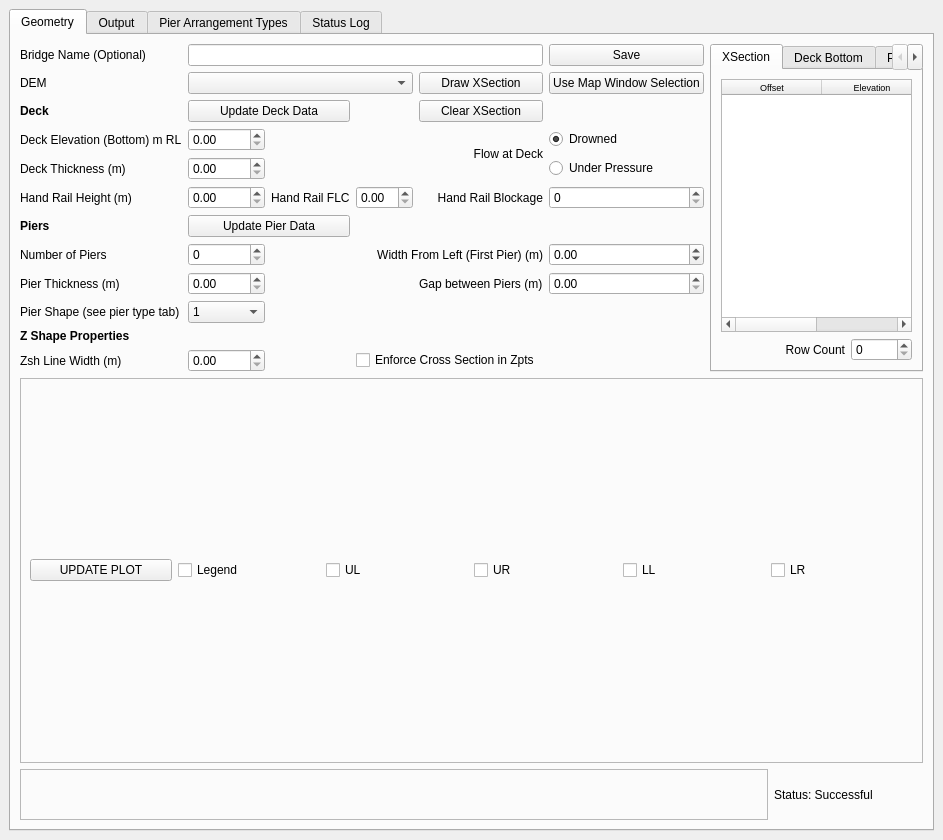
<?xml version="1.0" encoding="UTF-8"?>
<ui version="4.0">
 <class>tuflowqgis_BridgeEditor</class>
 <widget class="QDockWidget" name="tuflowqgis_BridgeEditor">
  <property name="geometry">
   <rect>
    <x>0</x>
    <y>0</y>
    <width>943</width>
    <height>840</height>
   </rect>
  </property>
  <property name="windowTitle">
   <string>Bridge Editor</string>
  </property>
  <widget class="QWidget" name="dockWidgetContents">
   <layout class="QVBoxLayout" name="verticalLayout">
    <property name="sizeConstraint">
     <enum>QLayout::SetDefaultConstraint</enum>
    </property>
    <item>
     <widget class="QTabWidget" name="tabWidget">
      <property name="autoFillBackground">
       <bool>true</bool>
      </property>
      <property name="currentIndex">
       <number>0</number>
      </property>
      <widget class="QWidget" name="tab">
       <attribute name="title">
        <string>Geometry</string>
       </attribute>
       <layout class="QVBoxLayout" name="verticalLayout_2">
        <item>
         <layout class="QVBoxLayout" name="bridgeEditor_Layout" stretch="7,15,2">
          <item>
           <layout class="QHBoxLayout" name="bridgeProperties" stretch="0,5">
            <item>
             <layout class="QGridLayout" name="bridgeInputs" rowstretch="0,0,0,0,0,0,0,0,0,0,0,0,0" columnstretch="10,0,0,0,0,0">
              <item row="1" column="0" rowspan="2">
               <widget class="QLabel" name="label_5">
                <property name="text">
                 <string>DEM</string>
                </property>
               </widget>
              </item>
              <item row="5" column="0">
               <widget class="QLabel" name="label_10">
                <property name="text">
                 <string>Deck Thickness (m)</string>
                </property>
               </widget>
              </item>
              <item row="12" column="0">
               <widget class="QLabel" name="label_2">
                <property name="text">
                 <string>Zsh Line Width (m)</string>
                </property>
               </widget>
              </item>
              <item row="11" column="0" colspan="5">
               <widget class="QLabel" name="label">
                <property name="font">
                 <font>
                  <weight>75</weight>
                  <bold>true</bold>
                 </font>
                </property>
                <property name="text">
                 <string>Z Shape Properties</string>
                </property>
               </widget>
              </item>
              <item row="6" column="0">
               <widget class="QLabel" name="label_6">
                <property name="text">
                 <string>Hand Rail Height (m)</string>
                </property>
               </widget>
              </item>
              <item row="8" column="0">
               <widget class="QLabel" name="label_8">
                <property name="text">
                 <string>Number of Piers</string>
                </property>
               </widget>
              </item>
              <item row="8" column="1">
               <widget class="QSpinBox" name="pierNo"/>
              </item>
              <item row="9" column="1">
               <widget class="QDoubleSpinBox" name="pierWidth"/>
              </item>
              <item row="10" column="0">
               <widget class="QLabel" name="label_12">
                <property name="text">
                 <string>Pier Shape (see pier type tab)</string>
                </property>
               </widget>
              </item>
              <item row="10" column="1">
               <widget class="QComboBox" name="pierShape">
                <item>
                 <property name="text">
                  <string>1</string>
                 </property>
                </item>
                <item>
                 <property name="text">
                  <string>2</string>
                 </property>
                </item>
                <item>
                 <property name="text">
                  <string>3</string>
                 </property>
                </item>
                <item>
                 <property name="text">
                  <string>4</string>
                 </property>
                </item>
                <item>
                 <property name="text">
                  <string>5</string>
                 </property>
                </item>
                <item>
                 <property name="text">
                  <string>6</string>
                 </property>
                </item>
                <item>
                 <property name="text">
                  <string>7</string>
                 </property>
                </item>
                <item>
                 <property name="text">
                  <string>8</string>
                 </property>
                </item>
               </widget>
              </item>
              <item row="9" column="0">
               <widget class="QLabel" name="label_9">
                <property name="text">
                 <string>Pier Thickness (m)</string>
                </property>
               </widget>
              </item>
              <item row="3" column="0">
               <widget class="QLabel" name="label_11">
                <property name="font">
                 <font>
                  <weight>75</weight>
                  <bold>true</bold>
                 </font>
                </property>
                <property name="text">
                 <string>Deck</string>
                </property>
               </widget>
              </item>
              <item row="7" column="0">
               <widget class="QLabel" name="label_7">
                <property name="font">
                 <font>
                  <weight>75</weight>
                  <bold>true</bold>
                 </font>
                </property>
                <property name="text">
                 <string>Piers</string>
                </property>
               </widget>
              </item>
              <item row="6" column="5">
               <widget class="QSpinBox" name="handRailBlockage"/>
              </item>
              <item row="6" column="2">
               <widget class="QLabel" name="label_33">
                <property name="text">
                 <string>Hand Rail FLC</string>
                </property>
               </widget>
              </item>
              <item row="1" column="5" rowspan="2">
               <widget class="QPushButton" name="pbUseMapWindowSel">
                <property name="text">
                 <string>Use Map Window Selection</string>
                </property>
                <property name="iconSize">
                 <size>
                  <width>15</width>
                  <height>15</height>
                 </size>
                </property>
               </widget>
              </item>
              <item row="1" column="1" rowspan="2" colspan="3">
               <widget class="QComboBox" name="demComboBox"/>
              </item>
              <item row="0" column="0">
               <widget class="QLabel" name="label_32">
                <property name="text">
                 <string>Bridge Name (Optional)</string>
                </property>
               </widget>
              </item>
              <item row="0" column="1" colspan="4">
               <widget class="QLineEdit" name="bridgeName"/>
              </item>
              <item row="12" column="1">
               <widget class="QDoubleSpinBox" name="zLineWidth"/>
              </item>
              <item row="4" column="1">
               <widget class="QDoubleSpinBox" name="deckElevationBottom">
                <property name="maximum">
                 <double>99999.000000000000000</double>
                </property>
               </widget>
              </item>
              <item row="6" column="4">
               <widget class="QLabel" name="label_16">
                <property name="text">
                 <string>Hand Rail Blockage</string>
                </property>
                <property name="alignment">
                 <set>Qt::AlignRight|Qt::AlignTrailing|Qt::AlignVCenter</set>
                </property>
               </widget>
              </item>
              <item row="6" column="3">
               <widget class="QDoubleSpinBox" name="handRailFlc"/>
              </item>
              <item row="4" column="5">
               <widget class="QRadioButton" name="rbDrowned">
                <property name="text">
                 <string>Drowned</string>
                </property>
                <property name="checked">
                 <bool>true</bool>
                </property>
               </widget>
              </item>
              <item row="6" column="1">
               <widget class="QDoubleSpinBox" name="handRailDepth"/>
              </item>
              <item row="4" column="3" rowspan="2" colspan="2">
               <widget class="QLabel" name="label_17">
                <property name="text">
                 <string>Flow at Deck</string>
                </property>
                <property name="alignment">
                 <set>Qt::AlignRight|Qt::AlignTrailing|Qt::AlignVCenter</set>
                </property>
               </widget>
              </item>
              <item row="3" column="1" colspan="2">
               <widget class="QPushButton" name="pbUpdateDeckData">
                <property name="text">
                 <string>Update Deck Data</string>
                </property>
               </widget>
              </item>
              <item row="4" column="0">
               <widget class="QLabel" name="label_13">
                <property name="text">
                 <string>Deck Elevation (Bottom) m RL</string>
                </property>
               </widget>
              </item>
              <item row="1" column="4" rowspan="2">
               <widget class="QPushButton" name="pbDrawXsection">
                <property name="text">
                 <string>Draw XSection</string>
                </property>
                <property name="iconSize">
                 <size>
                  <width>15</width>
                  <height>15</height>
                 </size>
                </property>
               </widget>
              </item>
              <item row="0" column="5">
               <widget class="QPushButton" name="pushButton_5">
                <property name="text">
                 <string>Save</string>
                </property>
               </widget>
              </item>
              <item row="5" column="1">
               <widget class="QDoubleSpinBox" name="deckThickness"/>
              </item>
              <item row="5" column="5">
               <widget class="QRadioButton" name="rbUnderPressure">
                <property name="text">
                 <string>Under Pressure</string>
                </property>
               </widget>
              </item>
              <item row="7" column="1" colspan="2">
               <widget class="QPushButton" name="pbUpdatePierData">
                <property name="text">
                 <string>Update Pier Data</string>
                </property>
               </widget>
              </item>
              <item row="8" column="5">
               <widget class="QDoubleSpinBox" name="pierWidthLeft">
                <property name="minimum">
                 <double>-99999.000000000000000</double>
                </property>
                <property name="maximum">
                 <double>999999.000000000000000</double>
                </property>
               </widget>
              </item>
              <item row="9" column="4">
               <widget class="QLabel" name="label_34">
                <property name="text">
                 <string>Gap between Piers (m)</string>
                </property>
               </widget>
              </item>
              <item row="9" column="5">
               <widget class="QDoubleSpinBox" name="pierGap">
                <property name="maximum">
                 <double>99999.000000000000000</double>
                </property>
               </widget>
              </item>
              <item row="8" column="3" colspan="2">
               <widget class="QLabel" name="label_14">
                <property name="text">
                 <string>Width From Left (First Pier) (m)</string>
                </property>
                <property name="alignment">
                 <set>Qt::AlignRight|Qt::AlignTrailing|Qt::AlignVCenter</set>
                </property>
               </widget>
              </item>
              <item row="12" column="3" colspan="3">
               <widget class="QCheckBox" name="enforceInTerrain">
                <property name="text">
                 <string>Enforce Cross Section in Zpts</string>
                </property>
               </widget>
              </item>
              <item row="3" column="4">
               <widget class="QPushButton" name="pbClearXsection">
                <property name="text">
                 <string>Clear XSection</string>
                </property>
               </widget>
              </item>
             </layout>
            </item>
            <item>
             <layout class="QGridLayout" name="bridgeTables">
              <item row="0" column="0">
               <widget class="QTabWidget" name="tabWidget_2">
                <property name="currentIndex">
                 <number>0</number>
                </property>
                <widget class="QWidget" name="tab_6">
                 <attribute name="title">
                  <string>XSection</string>
                 </attribute>
                 <layout class="QGridLayout" name="gridLayout_6" columnstretch="10,2">
                  <item row="1" column="0">
                   <widget class="QLabel" name="label_40">
                    <property name="text">
                     <string>Row Count</string>
                    </property>
                    <property name="alignment">
                     <set>Qt::AlignRight|Qt::AlignTrailing|Qt::AlignVCenter</set>
                    </property>
                   </widget>
                  </item>
                  <item row="1" column="1">
                   <widget class="QSpinBox" name="xSectionRowCount">
                    <property name="maximum">
                     <number>99999</number>
                    </property>
                   </widget>
                  </item>
                  <item row="0" column="0" colspan="2">
                   <widget class="QTableWidget" name="xSectionTable">
                    <property name="font">
                     <font>
                      <pointsize>7</pointsize>
                     </font>
                    </property>
                    <property name="columnCount">
                     <number>2</number>
                    </property>
                    <column>
                     <property name="text">
                      <string>Offset</string>
                     </property>
                    </column>
                    <column>
                     <property name="text">
                      <string>Elevation</string>
                     </property>
                    </column>
                   </widget>
                  </item>
                 </layout>
                </widget>
                <widget class="QWidget" name="tab_8">
                 <attribute name="title">
                  <string>Deck Bottom</string>
                 </attribute>
                 <layout class="QGridLayout" name="gridLayout_9" columnstretch="10,2">
                  <item row="1" column="0">
                   <widget class="QLabel" name="label_41">
                    <property name="text">
                     <string>Row Count</string>
                    </property>
                    <property name="alignment">
                     <set>Qt::AlignRight|Qt::AlignTrailing|Qt::AlignVCenter</set>
                    </property>
                   </widget>
                  </item>
                  <item row="1" column="1">
                   <widget class="QSpinBox" name="deckRowCount">
                    <property name="maximum">
                     <number>99999</number>
                    </property>
                   </widget>
                  </item>
                  <item row="0" column="0" colspan="2">
                   <widget class="QTableWidget" name="deckTable">
                    <property name="font">
                     <font>
                      <pointsize>7</pointsize>
                     </font>
                    </property>
                    <property name="columnCount">
                     <number>2</number>
                    </property>
                    <column>
                     <property name="text">
                      <string>Offset</string>
                     </property>
                    </column>
                    <column>
                     <property name="text">
                      <string>Elevation</string>
                     </property>
                    </column>
                   </widget>
                  </item>
                 </layout>
                </widget>
                <widget class="QWidget" name="tab_7">
                 <attribute name="title">
                  <string>Piers (CL)</string>
                 </attribute>
                 <layout class="QGridLayout" name="gridLayout_8" columnstretch="10,2">
                  <item row="1" column="0">
                   <widget class="QLabel" name="label_42">
                    <property name="text">
                     <string>Row Count</string>
                    </property>
                    <property name="alignment">
                     <set>Qt::AlignRight|Qt::AlignTrailing|Qt::AlignVCenter</set>
                    </property>
                   </widget>
                  </item>
                  <item row="1" column="1">
                   <widget class="QSpinBox" name="pierRowCount">
                    <property name="maximum">
                     <number>99999</number>
                    </property>
                   </widget>
                  </item>
                  <item row="0" column="0" colspan="2">
                   <widget class="QTableWidget" name="pierTable">
                    <property name="font">
                     <font>
                      <pointsize>7</pointsize>
                     </font>
                    </property>
                    <property name="columnCount">
                     <number>1</number>
                    </property>
                    <column>
                     <property name="text">
                      <string>Offset</string>
                     </property>
                    </column>
                   </widget>
                  </item>
                 </layout>
                </widget>
               </widget>
              </item>
             </layout>
            </item>
           </layout>
          </item>
          <item>
           <layout class="QGridLayout" name="gridLayout_3">
            <item row="0" column="0">
             <widget class="QFrame" name="frame_for_plot_2">
              <property name="sizePolicy">
               <sizepolicy hsizetype="Preferred" vsizetype="Preferred">
                <horstretch>0</horstretch>
                <verstretch>0</verstretch>
               </sizepolicy>
              </property>
              <property name="minimumSize">
               <size>
                <width>150</width>
                <height>0</height>
               </size>
              </property>
              <property name="frameShape">
               <enum>QFrame::StyledPanel</enum>
              </property>
              <property name="frameShadow">
               <enum>QFrame::Raised</enum>
              </property>
              <layout class="QVBoxLayout" name="verticalLayout_10">
               <property name="rightMargin">
                <number>9</number>
               </property>
               <item>
                <layout class="QGridLayout" name="gridLayout_5">
                 <item row="0" column="0">
                  <widget class="QPushButton" name="pbUpdate">
                   <property name="text">
                    <string>UPDATE PLOT</string>
                   </property>
                  </widget>
                 </item>
                 <item row="0" column="1">
                  <widget class="QCheckBox" name="cbShowLegend_2">
                   <property name="text">
                    <string>Legend</string>
                   </property>
                  </widget>
                 </item>
                 <item row="0" column="2">
                  <widget class="QCheckBox" name="cbLegendUL_2">
                   <property name="text">
                    <string>UL</string>
                   </property>
                  </widget>
                 </item>
                 <item row="0" column="3">
                  <widget class="QCheckBox" name="cbLegendUR_2">
                   <property name="text">
                    <string>UR</string>
                   </property>
                  </widget>
                 </item>
                 <item row="0" column="4">
                  <widget class="QCheckBox" name="cbLegendLL_2">
                   <property name="text">
                    <string>LL</string>
                   </property>
                  </widget>
                 </item>
                 <item row="0" column="5">
                  <widget class="QCheckBox" name="cbLegendLR_2">
                   <property name="text">
                    <string>LR</string>
                   </property>
                  </widget>
                 </item>
                </layout>
               </item>
              </layout>
             </widget>
            </item>
           </layout>
          </item>
          <item>
           <layout class="QGridLayout" name="gridLayout_7" columnstretch="10,2">
            <item row="0" column="0">
             <widget class="QFrame" name="frame_for_toolbar">
              <property name="frameShape">
               <enum>QFrame::StyledPanel</enum>
              </property>
              <property name="frameShadow">
               <enum>QFrame::Raised</enum>
              </property>
             </widget>
            </item>
            <item row="0" column="1">
             <widget class="QLabel" name="statusLabel">
              <property name="text">
               <string>Status: Successful</string>
              </property>
             </widget>
            </item>
           </layout>
          </item>
         </layout>
        </item>
       </layout>
      </widget>
      <widget class="QWidget" name="tab_2">
       <attribute name="title">
        <string>Output</string>
       </attribute>
       <widget class="QWidget" name="gridLayoutWidget_2">
        <property name="geometry">
         <rect>
          <x>0</x>
          <y>0</y>
          <width>645</width>
          <height>540</height>
         </rect>
        </property>
        <layout class="QGridLayout" name="gridLayout_4">
         <item row="10" column="0">
          <widget class="QLabel" name="label_28">
           <property name="text">
            <string>Layer 2 FLC</string>
           </property>
          </widget>
         </item>
         <item row="2" column="0">
          <widget class="QLabel" name="label_23">
           <property name="text">
            <string>dZ</string>
           </property>
          </widget>
         </item>
         <item row="8" column="0">
          <widget class="QLabel" name="label_19">
           <property name="text">
            <string>Layer 2 Depth</string>
           </property>
          </widget>
         </item>
         <item row="7" column="0">
          <widget class="QLabel" name="label_20">
           <property name="text">
            <string>Layer 1 FLC</string>
           </property>
          </widget>
         </item>
         <item row="13" column="1">
          <widget class="QLineEdit" name="layer3Flc"/>
         </item>
         <item row="11" column="1">
          <widget class="QLineEdit" name="layer3Depth"/>
         </item>
         <item row="1" column="1">
          <widget class="QLineEdit" name="invert"/>
         </item>
         <item row="18" column="0" colspan="2">
          <widget class="QPushButton" name="pbCreateLayer">
           <property name="text">
            <string>Auto Create 2d_lfcsh layer</string>
           </property>
          </widget>
         </item>
         <item row="4" column="1">
          <widget class="QLineEdit" name="shapeOptions"/>
         </item>
         <item row="9" column="0">
          <widget class="QLabel" name="label_18">
           <property name="text">
            <string>Layer 2 % Blockage</string>
           </property>
          </widget>
         </item>
         <item row="8" column="1">
          <widget class="QLineEdit" name="layer2Depth"/>
         </item>
         <item row="0" column="0">
          <widget class="QPushButton" name="pbUpdateAttributes">
           <property name="text">
            <string>Update</string>
           </property>
          </widget>
         </item>
         <item row="12" column="1">
          <widget class="QLineEdit" name="layer3Block"/>
         </item>
         <item row="5" column="0">
          <widget class="QLabel" name="label_22">
           <property name="text">
            <string>Layer 1 Obvert</string>
           </property>
          </widget>
         </item>
         <item row="9" column="1">
          <widget class="QLineEdit" name="layer2Block"/>
         </item>
         <item row="1" column="0">
          <widget class="QLabel" name="label_3">
           <property name="text">
            <string>Invert</string>
           </property>
          </widget>
         </item>
         <item row="19" column="0" colspan="2">
          <widget class="QPushButton" name="pbUpdateLayer">
           <property name="text">
            <string>Update Existing 2d_lfcsh layer with new bridge / attributes</string>
           </property>
          </widget>
         </item>
         <item row="20" column="0" colspan="2">
          <widget class="QPushButton" name="pbIncrementLayer">
           <property name="text">
            <string>Increment and Update Existing 2d_lfcsh layer</string>
           </property>
          </widget>
         </item>
         <item row="3" column="0">
          <widget class="QLabel" name="label_24">
           <property name="text">
            <string>Shape Width</string>
           </property>
          </widget>
         </item>
         <item row="15" column="0">
          <widget class="QLabel" name="label_29">
           <property name="text">
            <string/>
           </property>
          </widget>
         </item>
         <item row="12" column="0">
          <widget class="QLabel" name="label_27">
           <property name="text">
            <string>Layer 3 % Blockage</string>
           </property>
          </widget>
         </item>
         <item row="4" column="0">
          <widget class="QLabel" name="label_25">
           <property name="text">
            <string>Shape Options</string>
           </property>
          </widget>
         </item>
         <item row="2" column="1">
          <widget class="QLineEdit" name="dz"/>
         </item>
         <item row="3" column="1">
          <widget class="QLineEdit" name="shapeWidth"/>
         </item>
         <item row="16" column="0">
          <widget class="QLabel" name="label_30">
           <property name="text">
            <string>Empty Directory</string>
           </property>
          </widget>
         </item>
         <item row="7" column="1">
          <widget class="QLineEdit" name="layer1Flc"/>
         </item>
         <item row="17" column="0" colspan="2">
          <widget class="QLineEdit" name="emptydir"/>
         </item>
         <item row="13" column="0">
          <widget class="QLabel" name="label_4">
           <property name="text">
            <string>Layer 3 FLC</string>
           </property>
          </widget>
         </item>
         <item row="6" column="1">
          <widget class="QLineEdit" name="layer1Block"/>
         </item>
         <item row="5" column="1">
          <widget class="QLineEdit" name="layer1Obv"/>
         </item>
         <item row="6" column="0">
          <widget class="QLabel" name="label_21">
           <property name="text">
            <string>Layer 1 % Blockage</string>
           </property>
          </widget>
         </item>
         <item row="11" column="0">
          <widget class="QLabel" name="label_26">
           <property name="text">
            <string>Layer 3 Depth</string>
           </property>
          </widget>
         </item>
         <item row="7" column="2">
          <widget class="QLabel" name="label_31">
           <property name="text">
            <string>Based on Hydraulics of Bridge Waterways (FHWA, 1978)</string>
           </property>
          </widget>
         </item>
         <item row="10" column="1">
          <widget class="QLineEdit" name="layer2Flc"/>
         </item>
         <item row="8" column="2">
          <widget class="QLabel" name="label_36">
           <property name="text">
            <string/>
           </property>
          </widget>
         </item>
         <item row="5" column="2">
          <widget class="QLabel" name="label_35">
           <property name="text">
            <string/>
           </property>
          </widget>
         </item>
         <item row="11" column="2">
          <widget class="QLabel" name="label_37">
           <property name="text">
            <string/>
           </property>
          </widget>
         </item>
         <item row="14" column="0">
          <widget class="QLabel" name="label_38">
           <property name="text">
            <string>Comment</string>
           </property>
          </widget>
         </item>
         <item row="14" column="1">
          <widget class="QLineEdit" name="comment"/>
         </item>
         <item row="17" column="2">
          <widget class="QLineEdit" name="runId"/>
         </item>
         <item row="16" column="2">
          <widget class="QLabel" name="label_43">
           <property name="text">
            <string>Run ID</string>
           </property>
          </widget>
         </item>
         <item row="1" column="2">
          <widget class="QLabel" name="label_44">
           <property name="text">
            <string/>
           </property>
          </widget>
         </item>
        </layout>
       </widget>
      </widget>
      <widget class="QWidget" name="tab_3">
       <attribute name="title">
        <string>Pier Arrangement Types</string>
       </attribute>
       <widget class="QWidget" name="gridLayoutWidget_3">
        <property name="geometry">
         <rect>
          <x>0</x>
          <y>0</y>
          <width>481</width>
          <height>497</height>
         </rect>
        </property>
        <layout class="QGridLayout" name="gridLayout_2">
         <item row="0" column="0">
          <widget class="QLabel" name="label_15">
           <property name="text">
            <string/>
           </property>
           <property name="pixmap">
            <pixmap resource="bidge_piers.qrc">:/newPrefix/bridge_piers.PNG</pixmap>
           </property>
          </widget>
         </item>
         <item row="1" column="0">
          <widget class="QLabel" name="label_39">
           <property name="text">
            <string>FHA (1978) Incremental Backwater Coefficient for Piers</string>
           </property>
          </widget>
         </item>
        </layout>
       </widget>
      </widget>
      <widget class="QWidget" name="tab_4">
       <attribute name="title">
        <string>Status Log</string>
       </attribute>
       <widget class="QWidget" name="gridLayoutWidget">
        <property name="geometry">
         <rect>
          <x>0</x>
          <y>0</y>
          <width>531</width>
          <height>391</height>
         </rect>
        </property>
        <layout class="QGridLayout" name="gridLayout">
         <item row="0" column="0">
          <widget class="QListWidget" name="statusLog"/>
         </item>
        </layout>
       </widget>
      </widget>
     </widget>
    </item>
   </layout>
  </widget>
 </widget>
 <tabstops>
  <tabstop>tabWidget</tabstop>
  <tabstop>bridgeName</tabstop>
  <tabstop>pushButton_5</tabstop>
  <tabstop>demComboBox</tabstop>
  <tabstop>pbDrawXsection</tabstop>
  <tabstop>pbUseMapWindowSel</tabstop>
  <tabstop>pbUpdateDeckData</tabstop>
  <tabstop>deckElevationBottom</tabstop>
  <tabstop>deckThickness</tabstop>
  <tabstop>handRailDepth</tabstop>
  <tabstop>handRailFlc</tabstop>
  <tabstop>handRailBlockage</tabstop>
  <tabstop>pbUpdatePierData</tabstop>
  <tabstop>pierNo</tabstop>
  <tabstop>pierWidth</tabstop>
  <tabstop>pierWidthLeft</tabstop>
  <tabstop>pierGap</tabstop>
  <tabstop>pierShape</tabstop>
  <tabstop>zLineWidth</tabstop>
  <tabstop>rbDrowned</tabstop>
  <tabstop>rbUnderPressure</tabstop>
  <tabstop>tabWidget_2</tabstop>
  <tabstop>pierTable</tabstop>
  <tabstop>pbUpdate</tabstop>
  <tabstop>cbShowLegend_2</tabstop>
  <tabstop>cbLegendUL_2</tabstop>
  <tabstop>cbLegendUR_2</tabstop>
  <tabstop>cbLegendLL_2</tabstop>
  <tabstop>cbLegendLR_2</tabstop>
  <tabstop>deckTable</tabstop>
  <tabstop>xSectionTable</tabstop>
  <tabstop>layer1Block</tabstop>
  <tabstop>emptydir</tabstop>
  <tabstop>invert</tabstop>
  <tabstop>layer1Obv</tabstop>
  <tabstop>shapeWidth</tabstop>
  <tabstop>layer3Flc</tabstop>
  <tabstop>layer2Flc</tabstop>
  <tabstop>layer3Block</tabstop>
  <tabstop>layer1Flc</tabstop>
  <tabstop>shapeOptions</tabstop>
  <tabstop>dz</tabstop>
  <tabstop>layer3Depth</tabstop>
  <tabstop>pbCreateLayer</tabstop>
  <tabstop>layer2Block</tabstop>
  <tabstop>layer2Depth</tabstop>
  <tabstop>pbUpdateAttributes</tabstop>
  <tabstop>pbUpdateLayer</tabstop>
  <tabstop>pbIncrementLayer</tabstop>
  <tabstop>statusLog</tabstop>
 </tabstops>
 <resources>
  <include location="bidge_piers.qrc"/>
 </resources>
 <connections/>
</ui>
